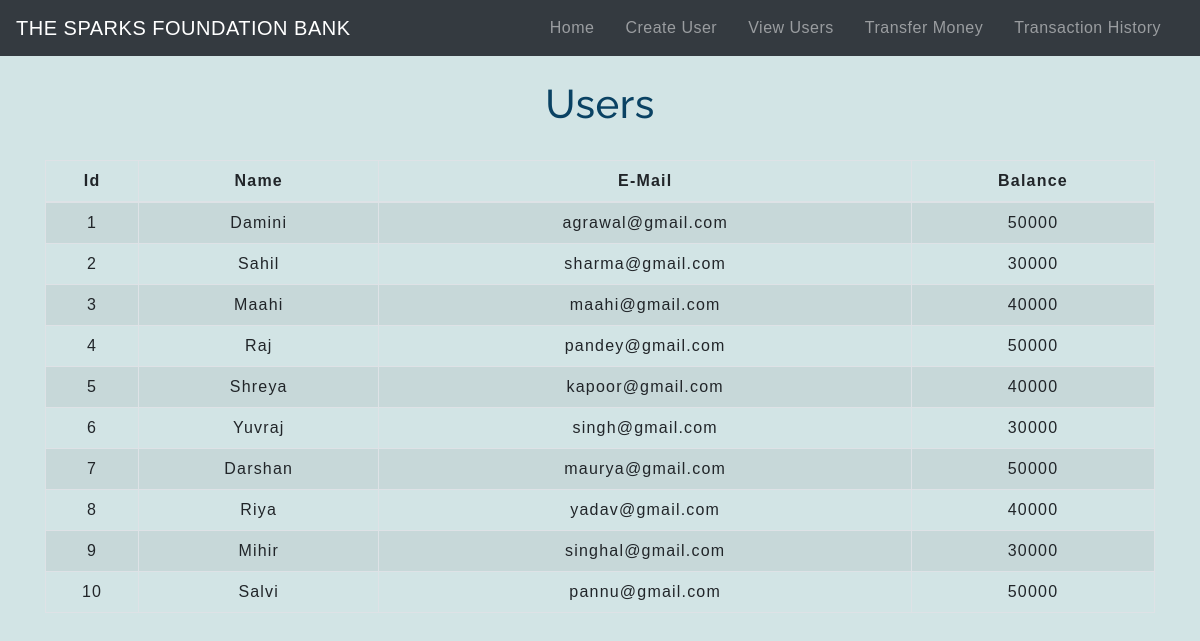
Screenshot of /viewcustomer.php with the database file from the repository.
### tables this page shows
CREATE TABLE `user` (
  `id` int(3) NOT NULL,
  `name` text NOT NULL,
  `email` varchar(30) NOT NULL,
  `balance` int(8) NOT NULL
);

### viewcustomer.php (the view, shortened to what this page needs)
<!DOCTYPE html>
<html lang="en">
<head>
    <link rel="stylesheet" href="https://maxcdn.bootstrapcdn.com/bootstrap/4.0.0/css/bootstrap.min.css">
    <link rel="stylesheet" type="text/css" href="css/table.css">
    <link rel="stylesheet" type="text/css" href="css/navbar.css">
</head>
<body style="background-color:#d2e4e5;">
<?php
    include 'mysqli_connect.php';
    $sql = "SELECT * FROM user";
    $result = mysqli_query($conn,$sql);
?>
<?php
  include 'navbar.php';
?>
<div class="container">
        <h2 class="text-center pt-4">Users</h2>
        <br>
            <div class="row">
                <div class="col">
                    <div class="table-responsive-sm">
                    <table class="table table-hover table-sm table-striped table-condensed table-bordered">
                        <thead>
                            <tr>
                            <th scope="col" class="text-center py-2">Id</th>
                            <th scope="col" class="text-center py-2">Name</th>
                            <th scope="col" class="text-center py-2">E-Mail</th>
                            <th scope="col" class="text-center py-2">Balance</th>
                            </tr>
                        </thead>
                        <tbody>
                 <?php
                    while($rows=mysqli_fetch_assoc($result)){
                ?>
                    <tr>
                        <td class="py-2"><?php echo $rows['id'] ?></td>
                        <td class="py-2"><?php echo $rows['name']?></td>
                        <td class="py-2"><?php echo $rows['email']?></td>
                        <td class="py-2"><?php echo $rows['balance']?></td>
                    </tr>
                <?php
                    }
                ?>
                        </tbody>
                    </table>
                    </div>
                </div>
            </div>
         </div>
</body>
</html>

### table.css (style rules this page uses)
* { padding: 0; margin: 0; box-sizing: border-box; font-family: sans-serif; }
h2 { font-size: 40px; }
table { letter-spacing: 1.2px; }
td { text-align: center; }

### navbar.css (style rules this page uses)
h2 { color:#0a4263; letter-spacing: 0.5px; font-family: raleway; }

### rows the page displays
user: id "1", name "Damini", email "agrawal@gmail.com", balance "50000"
user: id "2", name "Sahil", email "sharma@gmail.com", balance "30000"
user: id "3", name "Maahi", email "maahi@gmail.com", balance "40000"
user: id "4", name "Raj", email "pandey@gmail.com", balance "50000"
user: id "5", name "Shreya", email "kapoor@gmail.com", balance "40000"
user: id "6", name "Yuvraj", email "singh@gmail.com", balance "30000"
user: id "7", name "Darshan", email "maurya@gmail.com", balance "50000"
user: id "8", name "Riya", email "yadav@gmail.com", balance "40000"
user: id "9", name "Mihir", email "singhal@gmail.com", balance "30000"
user: id "10", name "Salvi", email "pannu@gmail.com", balance "50000"
